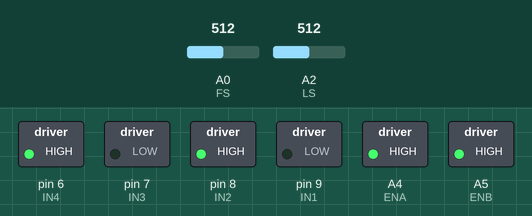
A sketch run on a simulated Arduino Uno, built with avr-gcc and run on an emulated ATmega328P. On the bench: switched loads named in the sketch (green lamp = pin HIGH). Inputs (shaded band) come from the test bench; at power-on: A0 (FS) = 512, A2 (LS) = 512. What the sketch prints to the serial monitor is not drawn.

Above: at 0.1 s.
Timing chart, 0 to 1.6 s (numbered marks = the images above):
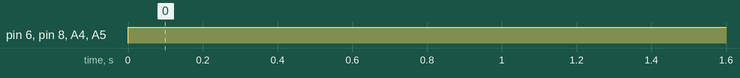

The sketch:

mycode.ino
```cpp
//code direction to corrolate with FS and LS value
//as FSvalue increases speedvalue should decrease

//assign the sensor pins to variables
#define LS A2
#define FS A0

//define the output motor pins to variables
#define ENA A4  //left motor
#define IN1 9
#define IN2 8
#define ENB A5   //right motor
#define IN3 7
#define IN4 6


void setup() {
  // put your setup code here, to run once:
  //define sensor pins to be input
  pinMode(LS, INPUT);
  pinMode(FS, INPUT);

  //define the motor pins to be output
  pinMode(ENA, OUTPUT);
  pinMode(IN1, OUTPUT);
  pinMode(IN2, OUTPUT);
  pinMode(ENB, OUTPUT);
  pinMode(IN3, OUTPUT);
  pinMode(IN4, OUTPUT);

  //starts serial monitor
  Serial.begin(9600);
  while (! Serial);

}

void loop() {

  //retrieve data from sensors and convert data to centimeters
  double LSvalue = analogRead(LS);
  double LSdistCM = 4800/(LSvalue-20);
  double FSvalue = analogRead(FS);
  double FSdistCM = 4800/(FSvalue-20);

  //print the value to read in the serial monitor
  Serial.println(LSdistCM);

  //use variable to assign value to parameters
  int rangeF = 12;
  int min_rangeL = 10;
  int max_rangeL = 15;

  //start power to motors
  analogWrite(ENA, 150);
  analogWrite(ENB, 150);

  //go forward LS in range and FS is out of range
  if (LSdistCM > min_rangeL && LSdistCM <=max_rangeL && FSdistCM > rangeF){

    //left forward
    digitalWrite(IN3, LOW);
    digitalWrite(IN4, HIGH);

    //right forward
    digitalWrite(IN1, HIGH);
    digitalWrite(IN2, LOW);
  }
  //turn right if LS below range or FS below range
  if (LSdistCM <= min_rangeL || FSdistCM <= rangeF){

    //left forward
    digitalWrite(IN3, LOW);
    digitalWrite(IN4, HIGH);

    //right backward
    digitalWrite(IN1, LOW);
    digitalWrite(IN2, HIGH);
  }

  //turn left if LS out of range and FS is out of range
  if (LSdistCM >max_rangeL && FSdistCM > rangeF){

    //left backward
    digitalWrite(IN3, HIGH);
    digitalWrite(IN4, LOW);

    //right forward
    digitalWrite(IN1, HIGH);
    digitalWrite(IN2, LOW);
  }

}
```

Measured:
- by itself, pin 6 (IN4), pin 8 (IN2), A4 (ENA), A5 (ENB): LOW → HIGH at 0.00 s
